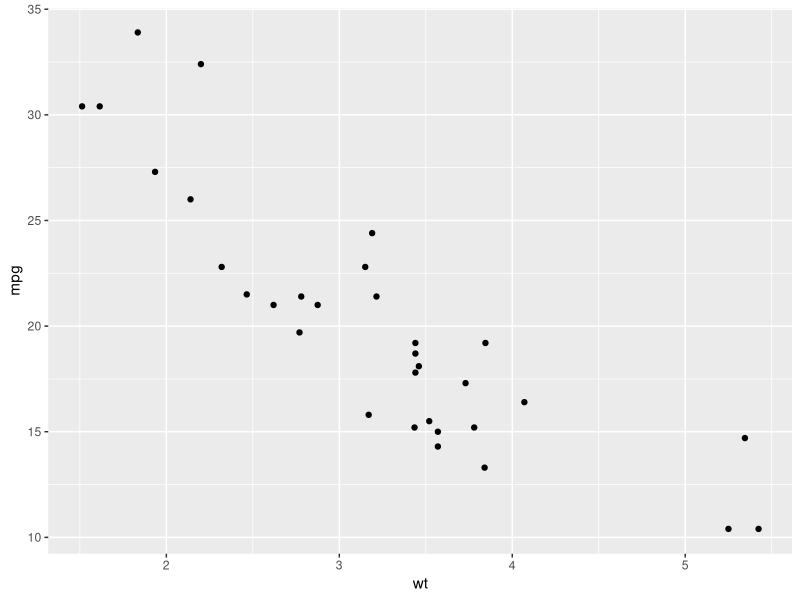
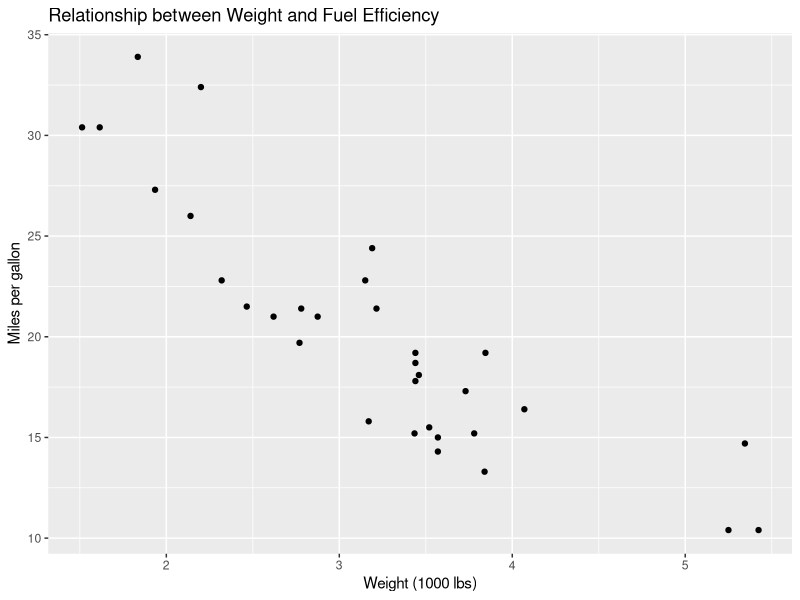
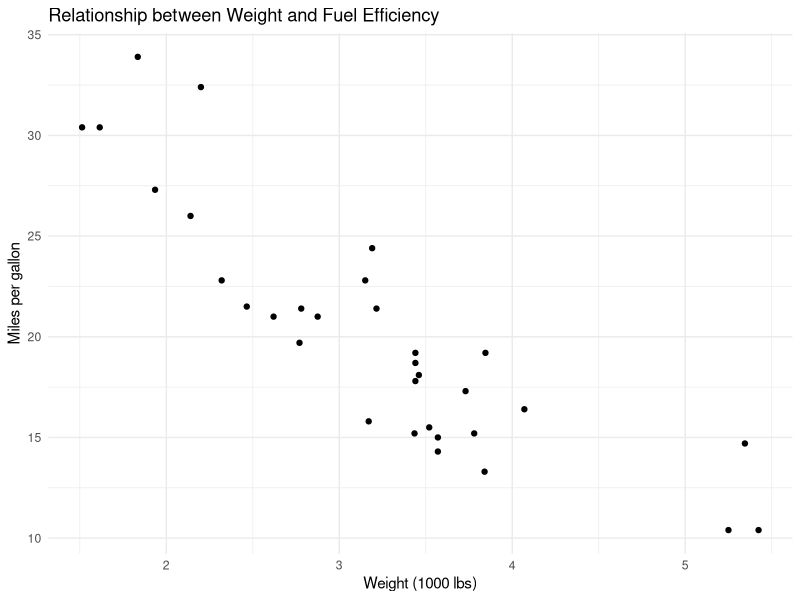
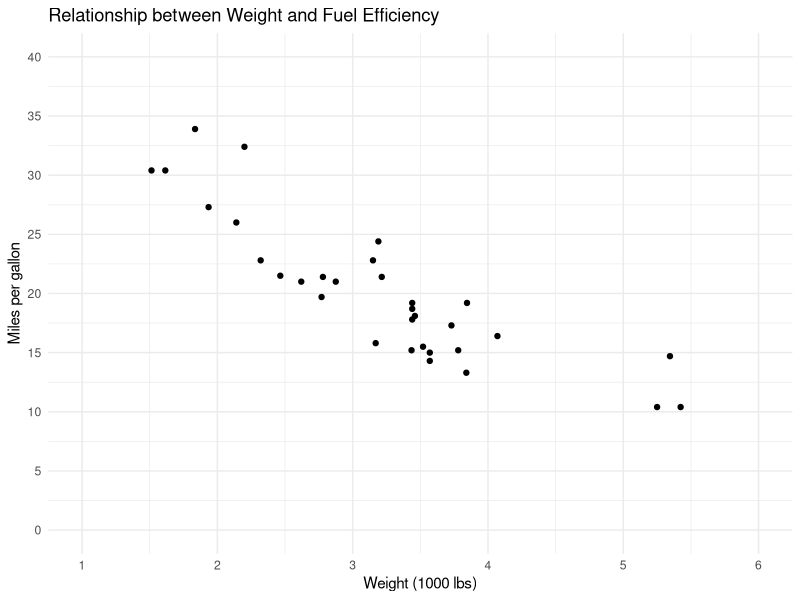
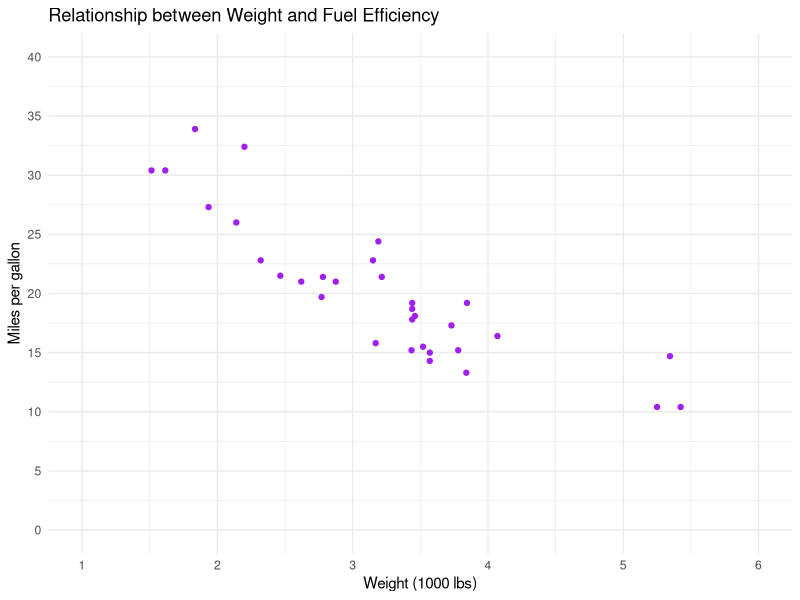
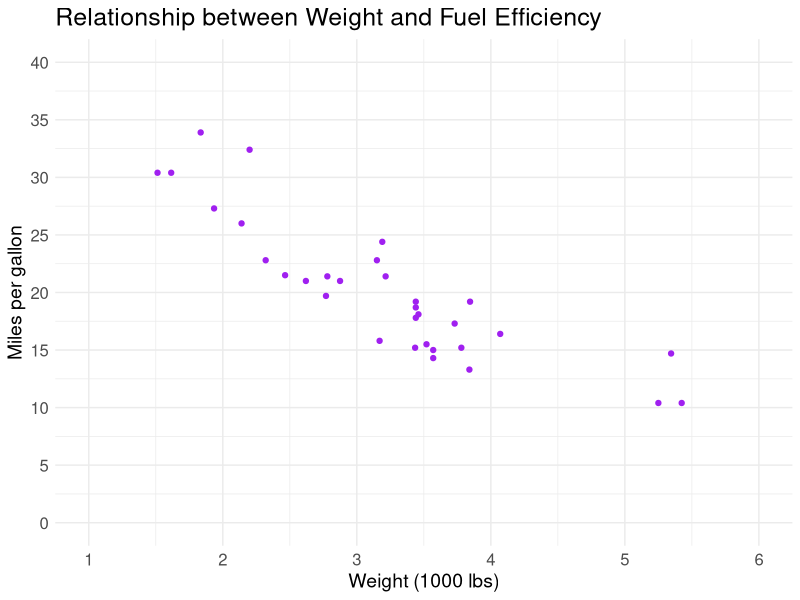
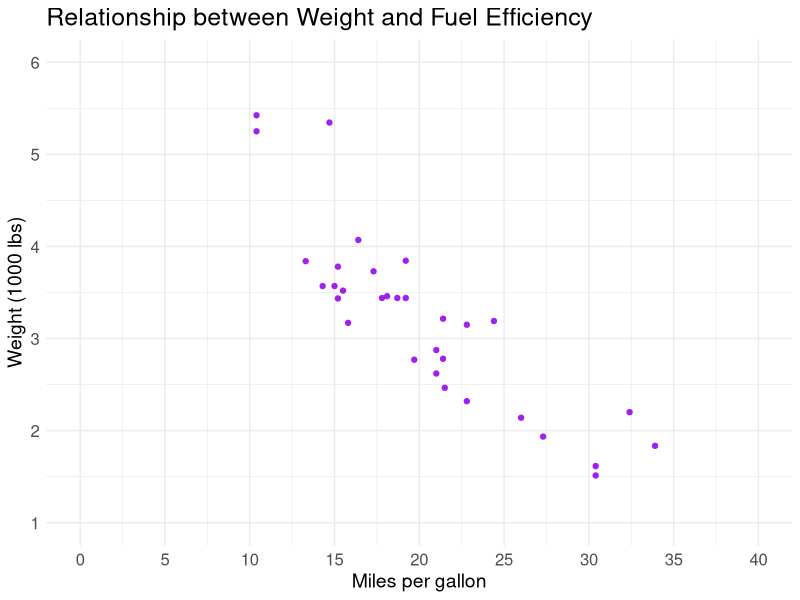
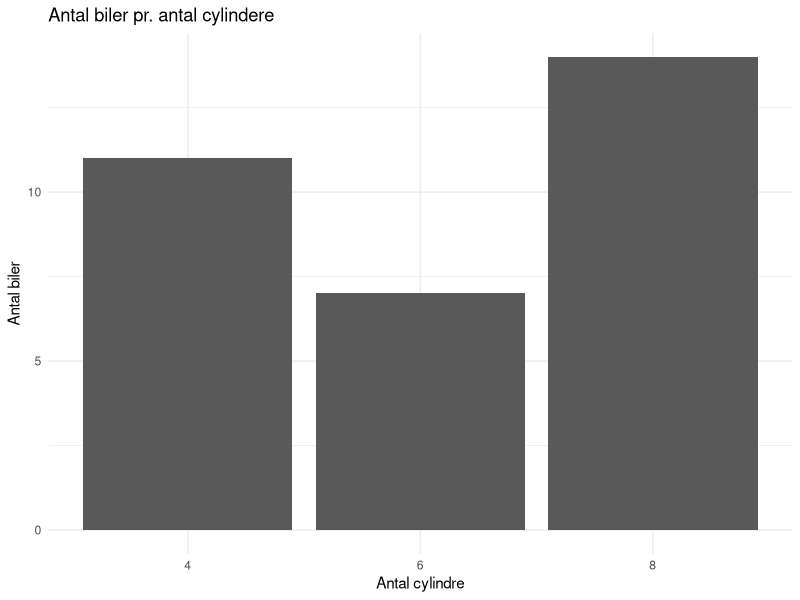

Recreate these plots in R, in order.
## ---- chunk 1
library(ggplot2)

ggplot(data = mtcars) +
  aes(x = wt, y = mpg) +
  geom_point()

## ---- chunk 2
library(ggplot2)

ggplot(data = mtcars) +
  aes(x = wt, y = mpg) +
  geom_point() +
  labs(
    title = "Relationship between Weight and Fuel Efficiency",
    x = "Weight (1000 lbs)",
    y = "Miles per gallon"
  )

## ---- chunk 3
library(ggplot2)

ggplot(data = mtcars) +
  aes(x = wt, y = mpg) +
  geom_point() +
  labs(
    title = "Relationship between Weight and Fuel Efficiency",
    x = "Weight (1000 lbs)",
    y = "Miles per gallon") +
  theme_minimal()

## ---- chunk 4
library(ggplot2)

ggplot(data = mtcars) +
  aes(x = wt, y = mpg) +
  geom_point() +
  labs(
    title = "Relationship between Weight and Fuel Efficiency",
    x = "Weight (1000 lbs)",
    y = "Miles per gallon") +
  theme_minimal()+
  scale_x_continuous(limits = c(1, 6), breaks = seq(1, 6, by = 1)) +
  scale_y_continuous(limits = c(0, 40), breaks = seq(0, 40, by = 5)) 
## ---- chunk 5
library(ggplot2)

ggplot(data = mtcars) +
  aes(x = wt, y = mpg) +
  geom_point(color="purple") +
  labs(
    title = "Relationship between Weight and Fuel Efficiency",
    x = "Weight (1000 lbs)",
    y = "Miles per gallon") +
  theme_minimal()+
  scale_x_continuous(limits = c(1, 6), breaks = seq(1, 6, by = 1)) +
  scale_y_continuous(limits = c(0, 40), breaks = seq(0, 40, by = 5)) 
## ---- chunk 6
library(ggplot2)

ggplot(data = mtcars) +
  aes(x = wt, y = mpg) +
  geom_point(color="purple") +
  labs(
    title = "Relationship between Weight and Fuel Efficiency",
    x = "Weight (1000 lbs)",
    y = "Miles per gallon"
  ) +
  theme_minimal() +
  scale_x_continuous(limits = c(1, 6), breaks = seq(1, 6, by = 1)) +
  scale_y_continuous(limits = c(0, 40), breaks = seq(0, 40, by = 5))+
  theme(
    plot.title = element_text(size = 18),          # Ændrer titelstørrelsen
    axis.title.x = element_text(size = 14),        # Ændrer størrelsen på x-aksetitlen
    axis.title.y = element_text(size = 14),        # Ændrer størrelsen på y-aksetitlen
    axis.text.x = element_text(size = 12),         # Ændrer størrelsen på x-akse tekst (ticks)
    axis.text.y = element_text(size = 12))          # Ændrer størrelsen på y-akse tekst (ticks)

## ---- chunk 7
library(ggplot2)

ggplot(data = mtcars) +
  aes(x = wt, y = mpg) +
  geom_point(color="purple") +
  labs(
    title = "Relationship between Weight and Fuel Efficiency",
    x = "Weight (1000 lbs)",
    y = "Miles per gallon"
  ) +
  theme_minimal() +
  scale_x_continuous(limits = c(1, 6), breaks = seq(1, 6, by = 1)) +
  scale_y_continuous(limits = c(0, 40), breaks = seq(0, 40, by = 5))+
  theme(
    plot.title = element_text(size = 18),          # Ændrer titelstørrelsen
    axis.title.x = element_text(size = 14),        # Ændrer størrelsen på x-aksetitlen
    axis.title.y = element_text(size = 14),        # Ændrer størrelsen på y-aksetitlen
    axis.text.x = element_text(size = 12),         # Ændrer størrelsen på x-akse tekst (ticks)
    axis.text.y = element_text(size = 12)) +  # Ændrer størrelsen på y-akse tekst (ticks) 
  coord_flip() # Roterer akserne

## ---- chunk 8
ggplot(mtcars) +
  aes(x = factor(cyl)) +  # Omform cyl til en kategorisk variabel
  geom_bar() +
  labs(
    title = "Antal biler pr. antal cylindere",
    x = "Antal cylindre",
    y = "Antal biler"
  ) +
  theme_minimal()
## ---- chunk 9
ggplot(mtcars) +
  aes(x = mpg) +
  geom_histogram(binwidth = 2, fill = "#003366", color = "black") +
  labs(
    title = "Histogram af brændstoføkonomi",
    x = "Miles per gallon (mpg)",
    y = "Antal biler"
  ) +
  theme_minimal()
## ---- chunk 10
ggplot(mtcars) +
  aes(x = factor(cyl), fill = factor(gear)) +
  geom_bar(position = "dodge") +
  labs(
    title = "Fordeling af biler pr. cylinder og gear",
    x = "Antal cylindre",
    y = "Antal biler",
    fill = "Antal gear"
  ) +
  theme_minimal()
## ---- chunk 11
ggplot(mtcars) +
  aes(x = factor(cyl), y = factor(gear)) +
  geom_jitter(width = 0.2, height = 0.2) +
  labs(
    title = "Spredning af biler mellem cylinder og gear",
    x = "Antal cylindre",
    y = "Antal gear"
  ) 
## ---- chunk 12
ggplot(mtcars) +
  aes(x = factor(cyl), y = mpg) +
  geom_boxplot() +
  labs(
    title = "Brændstoføkonomi pr. cylinder",
    x = "Antal cylindre",
    y = "Miles per gallon"
  ) +
  theme_minimal()
## ---- chunk 13
ggplot(mtcars) +
  aes(x = wt, y = mpg) +
  geom_point() +
  labs(
    title = "Sammenhæng mellem vægt og brændstoføkonomi",
    x = "Vægt (1000 lbs)",
    y = "Miles per gallon"
  ) +
  theme_minimal()
## ---- chunk 14
ggplot(mtcars) +
  aes(x = wt, y = mpg) +
  geom_point() +
  geom_smooth(method = "lm", color = "blue", se = FALSE) +  # Tilføjer en lineær regressionslinje
  labs(
    title = "Sammenhæng mellem vægt og brændstoføkonomi",
    x = "Vægt (1000 lbs)",
    y = "Miles per gallon"
  ) +
  theme_minimal()
